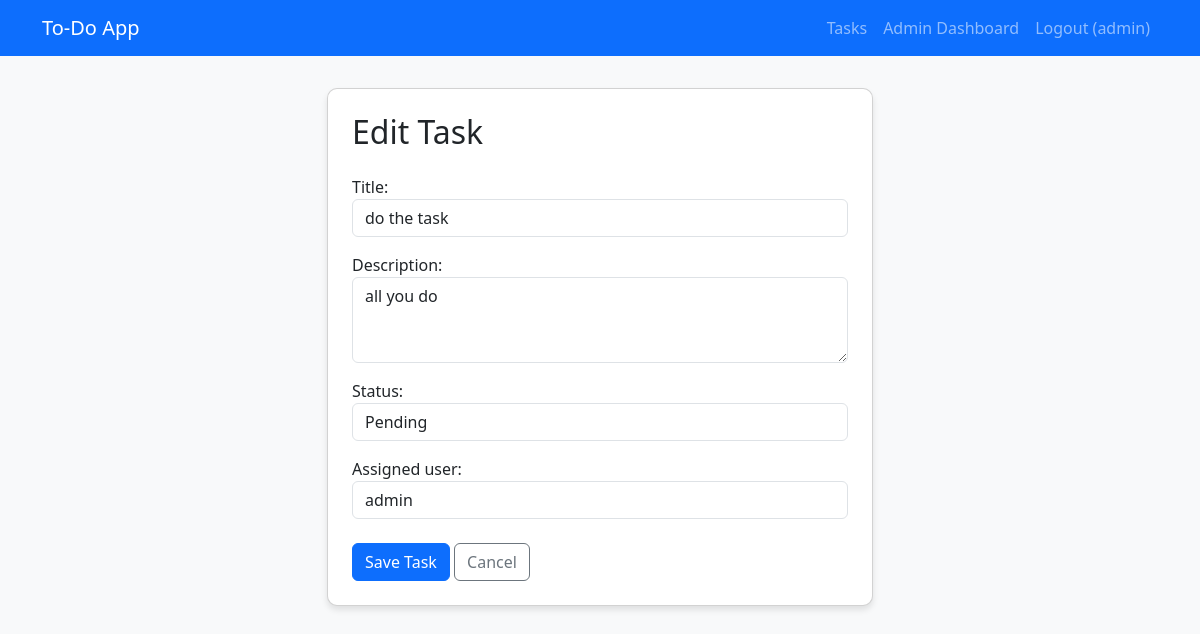
The app's page /edit/1/ (signed in), older data.
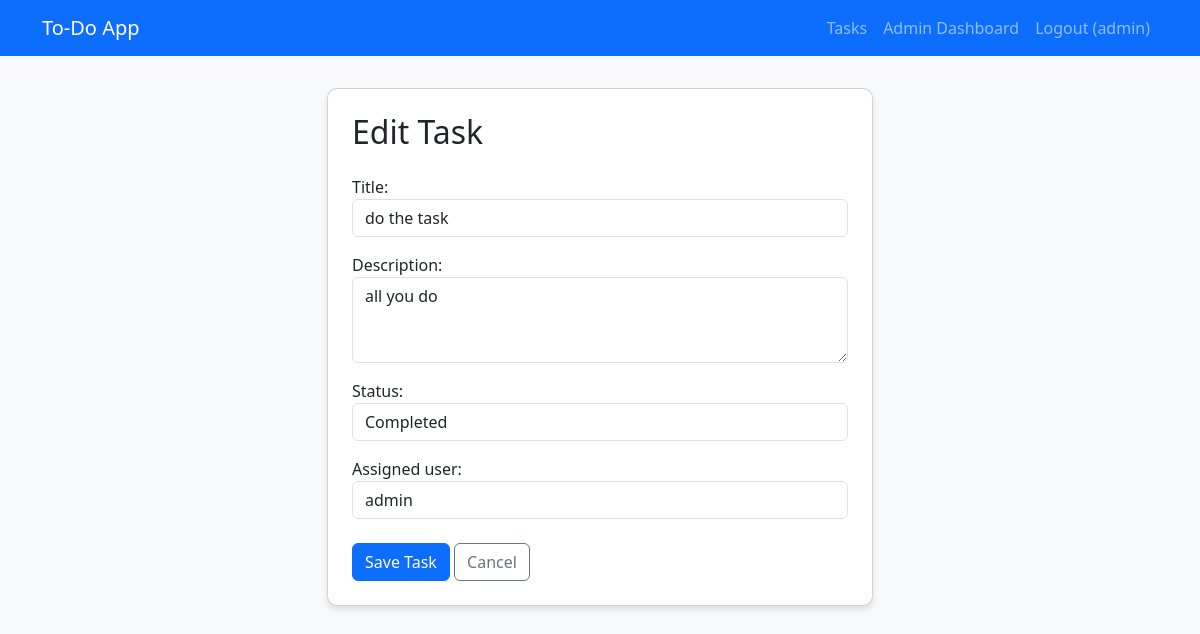
The same page, newer data.
### todo_app/models.py (models this page shows, shortened)
class Task(models.Model):
    STATUS_CHOICES = [
        ('Pending', 'Pending'),
        ('In Progress', 'In Progress'),
        ('Completed', 'Completed'),
    ]
    title = models.CharField(max_length=200)
    description = models.TextField(blank=True)
    status = models.CharField(max_length=20, choices=STATUS_CHOICES, default='Pending')
    assigned_user = models.ForeignKey(CustomUser, on_delete=models.CASCADE, related_name='tasks')
    created_by = models.ForeignKey(CustomUser, on_delete=models.CASCADE, related_name='created_tasks', null=True, blank=True)
    created_date = models.DateTimeField(default=timezone.now)

### todo_app/views.py (the view)
# urls.py: path('edit/<int:pk>/', views.task_edit, name='task_edit'),
@login_required
def task_edit(request, pk):
    if request.user.is_superuser:
        task = get_object_or_404(Task, Q(pk=pk) & (Q(assigned_user=request.user) | Q(created_by=request.user)))
    else:
        task = get_object_or_404(Task, pk=pk, assigned_user=request.user)
    if request.method == 'POST':
        form = TaskForm(request.POST, instance=task, user=request.user)
        if form.is_valid():
            form.save()
            messages.success(request, 'Task updated successfully.')
            return redirect('task_list')
    else:
        form = TaskForm(instance=task, user=request.user)
    return render(request, 'todo_app/task_form.html', {'form': form, 'title': 'Edit Task'})

### todo_app/forms.py
class TaskForm(forms.ModelForm):
    class Meta:
        model = Task
        fields = ['title', 'description', 'status', 'assigned_user']
        widgets = {
            'title': forms.TextInput(attrs={'class': 'form-control'}),
            'description': forms.Textarea(attrs={'class': 'form-control', 'rows': 3}),
            'status': forms.Select(attrs={'class': 'form-control'}),
            'assigned_user': forms.Select(attrs={'class': 'form-control'}),
        }
    def __init__(self, *args, **kwargs):
        user = kwargs.pop('user', None)
        super(TaskForm, self).__init__(*args, **kwargs)
        if user and user.is_superuser:
            self.fields['assigned_user'].queryset = CustomUser.objects.filter(
                models.Q(is_superuser=False) | models.Q(id=user.id)
            )
        else:
            self.fields['assigned_user'].queryset = CustomUser.objects.filter(is_superuser=False)

### todo_app/models.py (called while the page is built)
    def __str__(self):
        return self.username

### todo_app/templates/todo_app/task_form.html (shortened to what this page needs)
{% extends 'todo_app/base.html' %}
{% block content %}
<div class="row justify-content-center">
    <div class="col-md-6">
        <div class="card p-4">
            <h2 class="mb-4">{{ title }}</h2>
            <form method="post">
                {% for field in form %}
                <div class="mb-3">
                    {{ field.label_tag }}
                    {{ field }}
                </div>
                {% endfor %}
                <div class="mt-4">
                    <button type="submit" class="btn btn-primary">Save Task</button>
                    <a href="{% url 'task_list' %}" class="btn btn-outline-secondary">Cancel</a>
                </div>
            </form>
        </div>
    </div>
</div>
{% endblock %}

Row changes from the older to the newer data that the page shows:
changed Task "do the task": status "Pending" → "Completed"
